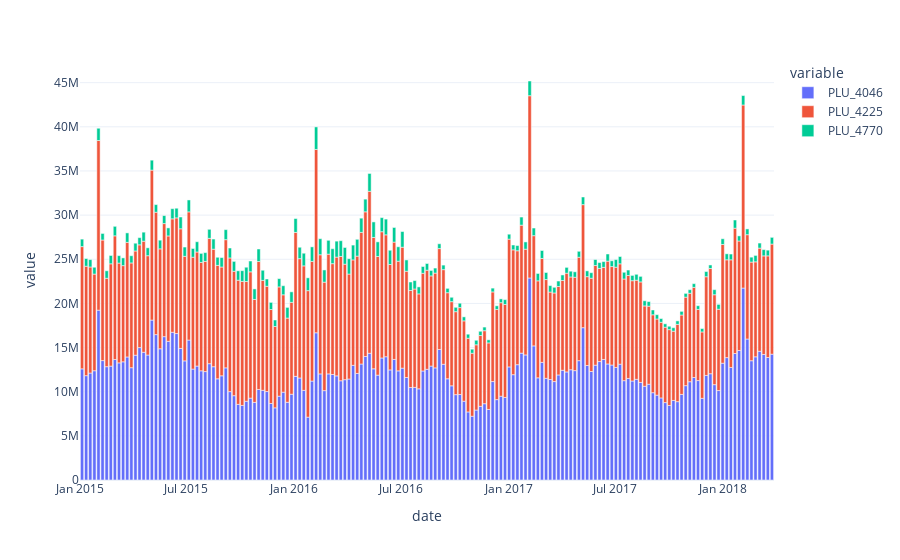

The code cell stored with this chart in its notebook:
### Code cell
_df = df.loc[df.region=='TotalUS',['date','PLU_4046','PLU_4225','PLU_4770','type']].groupby('date').sum()

fig = px.bar(
        _df,
        y=['PLU_4046','PLU_4225','PLU_4770'],
        #x='date',
        #color=_df.type
    )

fig.show()

### Figure 1 — Plotly figure (JSON) as saved in the notebook; plotly's stock layout.template omitted (floating-point values rounded to 4 significant figures; data arrays with more than 128 entries replaced by an {"elided": "..."} marker saying what was removed)
{"data": [{"alignmentgroup": "True", "hovertemplate": "variable=PLU_4046<br>date=%{x}<br>value=%{y}<extra></extra>", "legendgroup": "PLU_4046", "marker": {"color": "#636efa", "pattern": {"shape": ""}}, "name": "PLU_4046", "offsetgroup": "PLU_4046", "orientation": "v", "showlegend": true, "textposition": "auto", "type": "bar", "x": {"elided": "169 str values"}, "xaxis": "x", "y": {"elided": "169 float values"}, "yaxis": "y"}, {"alignmentgroup": "True", "hovertemplate": "variable=PLU_4225<br>date=%{x}<br>value=%{y}<extra></extra>", "legendgroup": "PLU_4225", "marker": {"color": "#EF553B", "pattern": {"shape": ""}}, "name": "PLU_4225", "offsetgroup": "PLU_4225", "orientation": "v", "showlegend": true, "textposition": "auto", "type": "bar", "x": {"elided": "169 str values"}, "xaxis": "x", "y": {"elided": "169 float values"}, "yaxis": "y"}, {"alignmentgroup": "True", "hovertemplate": "variable=PLU_4770<br>date=%{x}<br>value=%{y}<extra></extra>", "legendgroup": "PLU_4770", "marker": {"color": "#00cc96", "pattern": {"shape": ""}}, "name": "PLU_4770", "offsetgroup": "PLU_4770", "orientation": "v", "showlegend": true, "textposition": "auto", "type": "bar", "x": {"elided": "169 str values"}, "xaxis": "x", "y": {"elided": "169 float values"}, "yaxis": "y"}], "layout": {"barmode": "relative", "legend": {"title": {"text": "variable"}, "tracegroupgap": 0}, "margin": {"t": 60}, "xaxis": {"anchor": "y", "domain": [0, 1], "title": {"text": "date"}}, "yaxis": {"anchor": "x", "domain": [0, 1], "title": {"text": "value"}}}}
